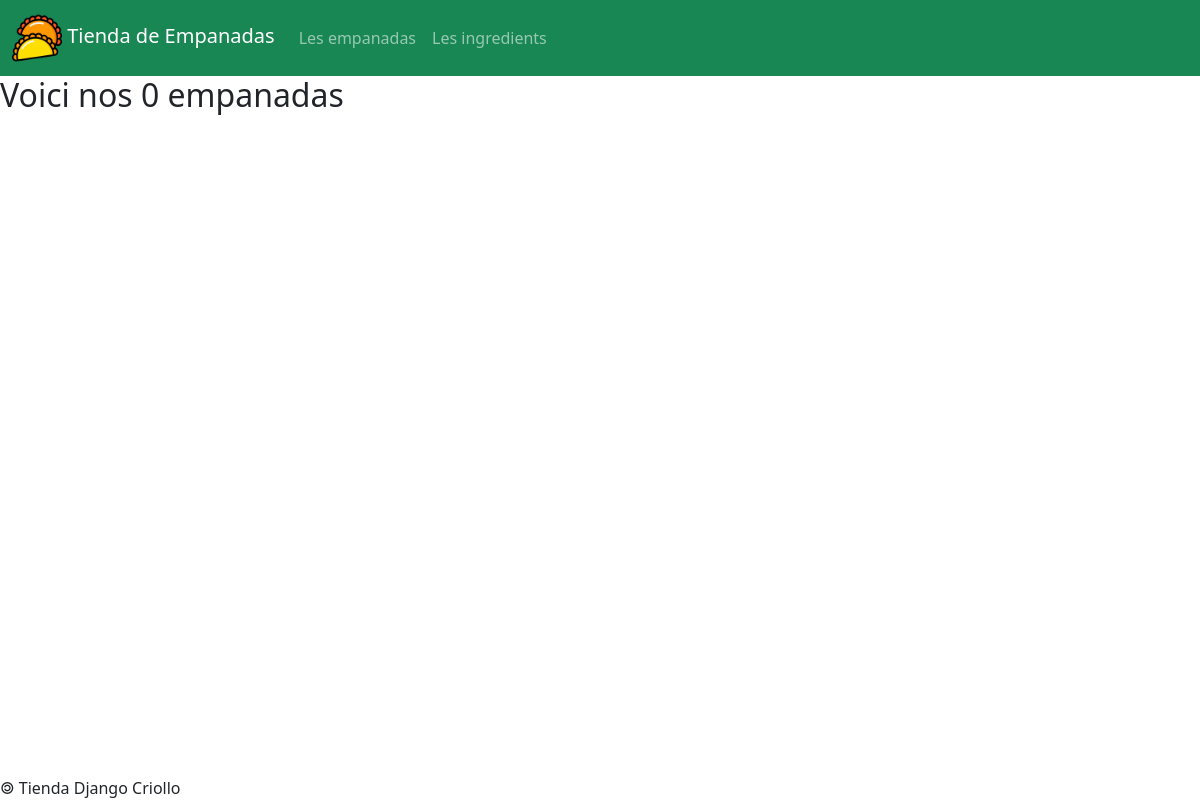
The app's page /empanadas/, older data.
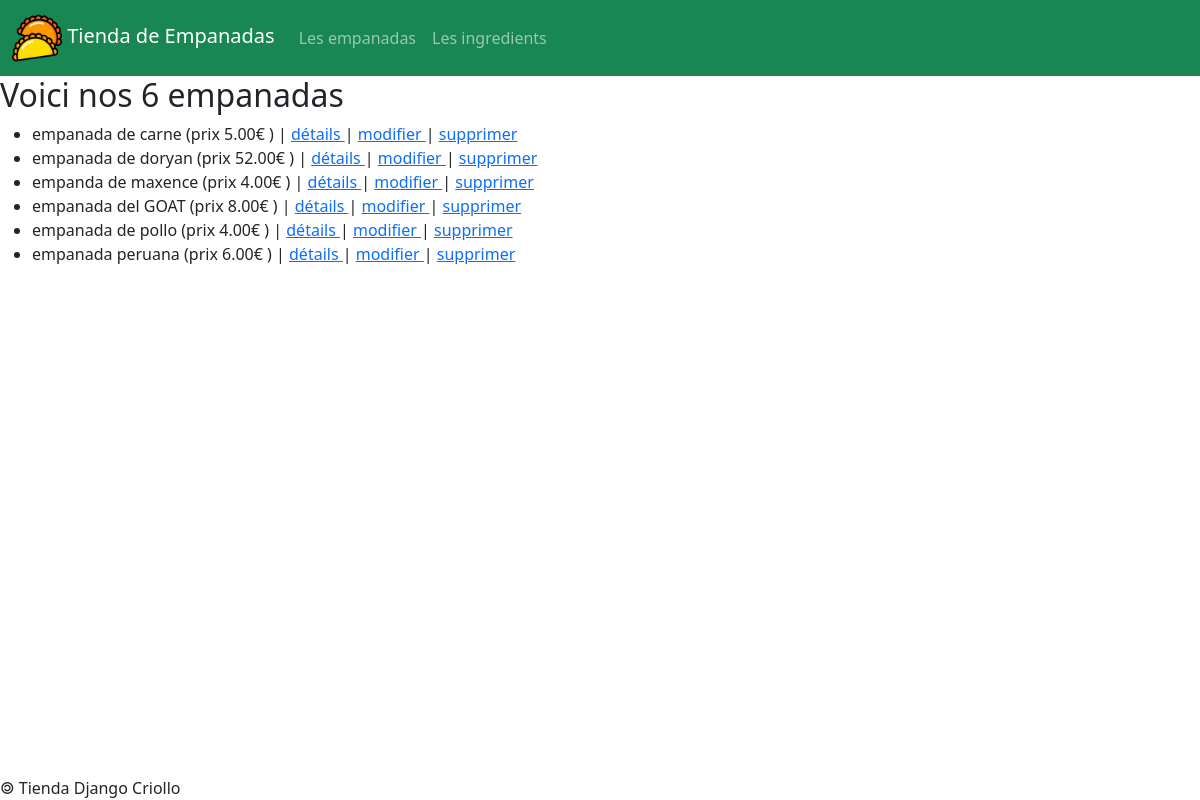
The same page, newer data.
### empanadas/models.py (models this page shows)
class Empanada(models.Model):
    idEmpanada = models.AutoField( primary_key = True )
    nomEmpanada = models.CharField( max_length = 50 )
    prix = models.DecimalField( max_digits = 6, decimal_places = 2 )
    def __str__(self) :
        return self.nomEmpanada + ' (prix ' + str(self.prix) + '€ )'

### empanadas/views.py (the view)
# urls.py: path( 'empanadas/', views.empanadas),
def empanadas(request):
    lesEmpanadas = Empanada.objects.all()
    return render(
            request,
            'empanadas/empanadas.html',
            {'empanadas' : lesEmpanadas}
            )

### empanadas/templates/empanadas/empanadas.html (shortened to what this page needs)
{% extends 'empanadas/base.html' %}
{% block main %}
<h2> Voici nos {{empanadas|length}} empanadas </h2>
<ul>
	{% for emp in empanadas %}
	<li>
		{{emp}}
		| <a href="/empanadas/{{emp.idEmpanada}}"> détails </a>
		| <a href="/empanadas/{{emp.idEmpanada}}/update"> modifier </a>
		| <a href="/empanadas/{{emp.idEmpanada}}/delete"> supprimer </a>
	</li>
	{% endfor %}
</ul>
{% endblock %}

Row changes from the older to the newer data that the page shows:
added Empanada: nomEmpanada+prix "empanada de carne (prix 5.00€ )"
added Empanada: nomEmpanada+prix "empanada de doryan (prix 52.00€ )"
added Empanada: nomEmpanada+prix "empanda de maxence (prix 4.00€ )"
added Empanada: nomEmpanada+prix "empanada del GOAT (prix 8.00€ )"
added Empanada: nomEmpanada+prix "empanada de pollo (prix 4.00€ )"
added Empanada: nomEmpanada+prix "empanada peruana (prix 6.00€ )"
Text that changed along with them:
{{ empanadas|length }}: "0" → "6"
